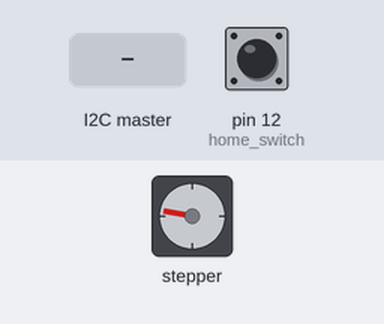
Bench run of a sketch on a simulated Arduino Uno, built with avr-gcc and run on an emulated ATmega328P. On the bench: stepper motor. Inputs (shaded band) come from the test bench; at power-on: pin 12 (home_switch) HIGH. Stepper angles assume 200 steps per turn; what the sketch prints to the serial monitor is not drawn.

Above: at 1.8 s.
1.9 s: pin 12 (home_switch) pulled LOW for 0.15 s
At 2.2 s:
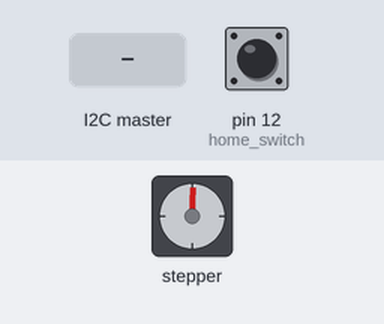
4.9 s: the I2C master sends the byte 90
7.2 s: the I2C master sends the byte 1
At 8.7 s:
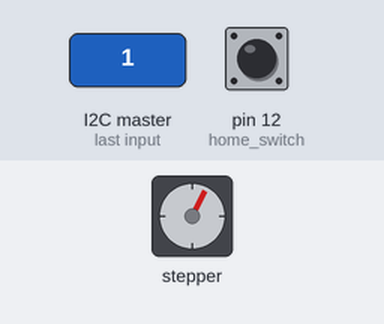
9.0 s: the I2C master sends the byte 200
At 11.1 s:
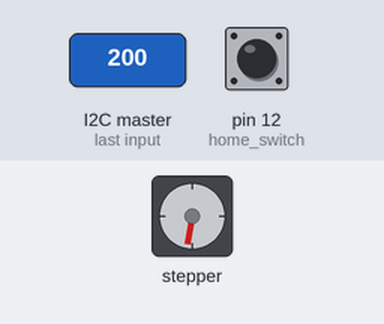
Timing chart, 0 to 12.5 s (numbered marks = the images above; inputs shaded):
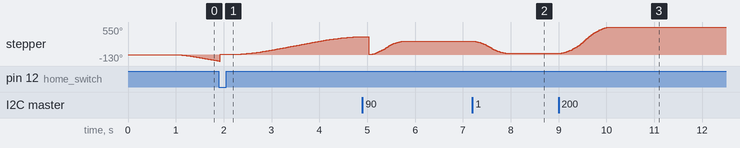

Measured:
- after the input at 7.2 s, stepper: turns 234° counter-clockwise in 0.66 s, starting at once
- after the input at 9.0 s, stepper: turns 522° clockwise in 1.0 s, starting at once

The sketch:

sclavo02.ino
```cpp
#include <AccelStepper.h>
#include <Wire.h>

// Configuracion del stepper
AccelStepper stepperX(1, 5, 4);

#define home_switch 12 // Define Pin 12 connectado como Switch FIN DE CARRERA (MicroSwitch)

//*Variables para el stepper

long initial_homing=-1;  // Usado para setear el final de carrera
long posicioncero = 200;  //* DEFINE LA POSICION INICIAL CON RESPECTO AL TOPE siempre en positivo
long margen = 30;
long MAX_up= -posicioncero+margen;
long MAX_down= posicioncero;
const double v_set=100.0; //VELOCIDAD DE SETEO
const double a_set=100.0; //ACELERACION DE SETEO

const double vel=1000.0; //VELOCIDAD EN FUNCIONAMIENTO
const double acel=1000.0; //ACELERACION EN FUNCIONAMIENTO
long stop;
//*Variables para comunicacion I2C
const int i2c_address=8; // Direccion del slave en i2c
int listo=0; //variable contador de confirmacion

//SETUP
void setup() {
   Serial.begin(9600);  // Inicia monitor serial [DEV]

   pinMode(home_switch, INPUT_PULLUP); //Configuracion pin FIN DE CARRERA

   delay(1000);  // *tiempo de espera para encender drivers y liberar reles

   //  Configuracion inicial para seteo
  stepperX.setMaxSpeed(v_set);      // Set Max Speed of Stepper (Slower to get better accuracy)
  stepperX.setAcceleration(a_set);  // Set Acceleration of Stepper


// Start Homing procedure of Stepper Motor at startup

  Serial.print("Stepper is Homing . . . . . . . . . . . "); //notificacion a serial [DEV]

  while (digitalRead(home_switch)) {  // Make the Stepper move CCW until the switch is activated
    stepperX.moveTo(initial_homing);  // Set the position to move to
    initial_homing--;  // Decrease by 1 for next move if needed
    stepperX.run();  // Start moving the stepper
    delay(5);
}

  stepperX.setCurrentPosition(0);  // Set the current position as zero for now
  stepperX.setMaxSpeed(v_set);      // Velocidad de seteo
  stepperX.setAcceleration(a_set);  // Aceleracion seteo
  initial_homing=1;

  while (!digitalRead(home_switch)) { // Make the Stepper move CW until the switch is deactivated
    stepperX.moveTo(initial_homing);
    stepperX.run();
    initial_homing++;
    delay(5);
  }
  //SECUENCIA DE SETEO A POSICION CERO
  stepperX.setCurrentPosition(0);
  stepperX.runToNewPosition(posicioncero);
  stepperX.setCurrentPosition(0);
  Serial.println("Homing Completed"); //Notificacion a serial [DEV]
  Serial.println("");
  stepperX.setMaxSpeed(vel);      // Restauracion a velocidad normal
  stepperX.setAcceleration(acel);  // Restauracion a aceleracion normal

  //COMUNICACION i2C
  Wire.begin(i2c_address); //inicia comunicacion en i2c como slave
  Wire.onRequest(LaunchOk);
  Wire.onReceive(Master_says);
}


//*FUNCION DE CONFIRMACION
void LaunchOk(){
  while (listo==0)
  {
    listo=1;
    Wire.write(1);
    Serial.println('Launch enviado!');
  }
  if (listo==1)
      {
        delay(1000);//tiempo para que reaccione el stepper [PATCH]
        while (stepperX.distanceToGo()!= 0)
        {
        delay(500);
        }
        Wire.write(2);
        Serial.println("listo enviado");
      }
}

void Master_says (int numBytes){
  int paso = Wire.read();
  long steps = map(paso, -127,127,MAX_up,MAX_down);
  Serial.println("Recibido: ");
  Serial.print(paso);
  Serial.print(" transforma");
  Serial.print(steps);
  stepperX.runToNewPosition(steps);
  //stepperX.moveTo(steps);
  //stop = steps - long(acel);
  //while (stepperX.currentPosition() != stop)
  //{
  //  stepperX.run();
  //}
  //stepperX.stop();
}

//*LOOP
void loop() {
  delay(500); //porsiacas
}
```
